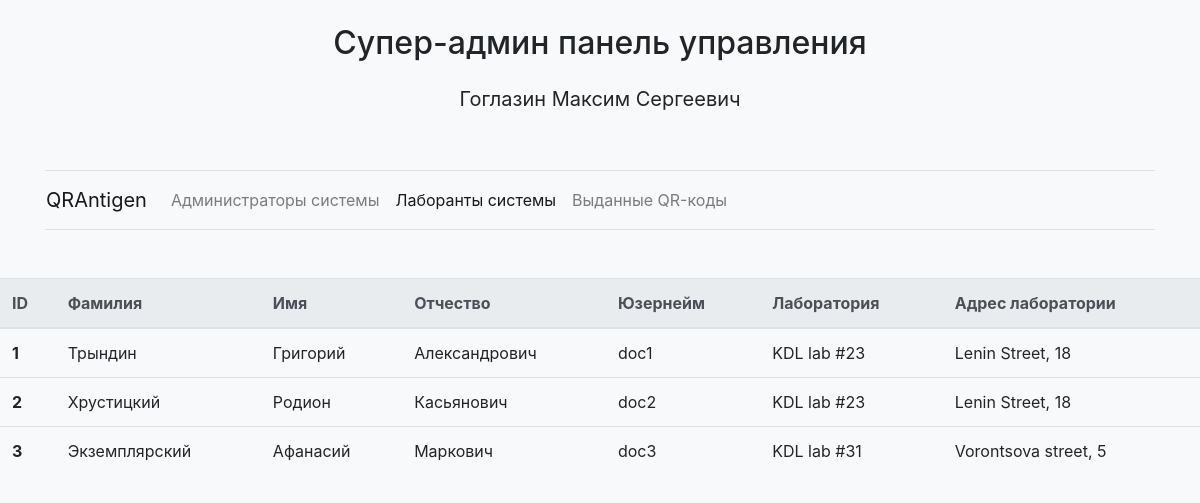
Page /superadmin/doctors on the committed database.
### models.py (models this page shows, shortened)
class SuperAdmin(db.Model):
    id = db.Column(db.Integer, primary_key=True)
    username = db.Column(db.String(64), index=True, unique=True)
    password_hash = db.Column(db.String(128))
    first_name = db.Column(db.String(64), index=True)
    last_name = db.Column(db.String(64), index=True)
    patronymic = db.Column(db.String(64), index=True)
    privileged_admins = db.relationship('Admin', backref='privileged_by', lazy='dynamic')

class Doctor(db.Model):
    id = db.Column(db.Integer, primary_key=True)
    username = db.Column(db.String(64), index=True, unique=True)
    password_hash = db.Column(db.String(128))
    first_name = db.Column(db.String(64), index=True)
    last_name = db.Column(db.String(64), index=True)
    patronymic = db.Column(db.String(64), index=True)
    laboratory_id = db.Column(db.Integer, db.ForeignKey('laboratory.id'))
    passes = db.relationship('Pass', backref='doctor', lazy='dynamic')
    privileged_by_id = db.Column(db.Integer, db.ForeignKey('admin.id'))

class Laboratory(db.Model):
    id = db.Column(db.Integer, primary_key=True)
    lab_name = db.Column(db.String(64), index=True)
    address = db.Column(db.String(64), index=True)
    person_first_name = db.Column(db.String(64), index=True)
    person_last_name = db.Column(db.String(64), index=True)
    person_patronymic = db.Column(db.String(64), index=True)
    phone_number = db.Column(db.String(50))
    doctors = db.relationship('Doctor', backref='laboratory', lazy='dynamic')

### app.py (the view)
@app.route('/superadmin/doctors')
def superadmin_panel_doctors():
    data = []
    doctors = Doctor().query.all()
    for row in doctors:
        data_item = dict()
        data_item['id'] = row.id
        data_item['first_name'] = row.first_name
        data_item['last_name'] = row.last_name
        data_item['patronymic'] = row.patronymic
        data_item['username'] = row.username
        data_item['laboratory'] = row.laboratory.lab_name
        data_item['address'] = row.laboratory.address
        data.append(data_item)
    superadmin = SuperAdmin.query.get(1)
    return render_template('/superadmin/doctors.html', superadmin=superadmin, data=data)

### templates/superadmin/doctors.html
{% extends 'superadmin/base.html' %}
{% block nav %}
    <div class="navbar-nav">
        <a class="nav-item nav-link" href="/superadmin/admins">Администраторы системы</a>
        <a class="nav-item nav-link active" href="/superadmin/doctors">Лаборанты системы</a>
        <a class="nav-item nav-link" href="/superadmin/passes">Выданные QR-коды</a>
    </div>
{% endblock %}
{% block content %}
    <table class="table mt-5">
        <thead class="thead-light">
        <tr>
            <th scope="col">ID</th>
            <th scope="col">Фамилия</th>
            <th scope="col">Имя</th>
            <th scope="col">Отчество</th>
            <th scope="col">Юзернейм</th>
            <th scope="col">Лаборатория</th>
            <th scope="col">Адрес лаборатории</th>
        </tr>
        </thead>
        <tbody>
        {% for row in data %}
            <tr>
                <th scope="row">{{ row['id'] }}</th>
                <td>{{ row['last_name'] }}</td>
                <td>{{ row['first_name'] }}</td>
                <td>{{ row['patronymic'] }}</td>
                <td>{{ row['username'] }}</td>
                <td>{{ row['laboratory'] }}</td>
                <td>{{ row['address'] }}</td>
            </tr>
        {% endfor %}
        </tbody>
    </table>
{% endblock %}

### templates/superadmin/base.html (shortened to what this page needs)
<!doctype html>
<html lang="en">
<head>
    <link rel="stylesheet" href="{{ url_for('static', filename='css/bootstrap.min.css') }}">
    <link rel="stylesheet" href="{{ url_for('static', filename='css/admin_panel.css') }}">
</head>
<body class="bg-light">
<div class="container">
    <div class="py-4 text-center">
        <h2>Супер-админ панель управления</h2>
        <br>
        <p class="lead" style="margin-top: -10px"><b>{{ superadmin['last_name'] + ' ' + superadmin['first_name'] + ' ' + superadmin['patronymic'] }}</b></p>
    </div>
    <hr>
    <div class="nav-menu">
        <div class="row">
            <nav class="navbar navbar-light navbar-expand-lg col-md-12">
                <a class="navbar-brand">QRAntigen</a>
                <div class="collapse navbar-collapse" id="navbarNavAltMarkup">
                    {% block nav %}{% endblock %}
                </div>
            </nav>
        </div>
    </div>
    <hr>
</div>
<div class="content">
    {% block content %}{% endblock %}
</div>
</body>
</html>

### static/css/admin_panel.css (style rules this page uses)
.nav-menu { margin-top: -15px; margin-bottom: -15px; }
a.navbar-brand { cursor: default; }

### rows in the picture
SuperAdmin: last_name+first_name+patronymic "Гоглазин Максим Сергеевич"
Doctor: last_name "Трындин", first_name "Григорий", patronymic "Александрович", username "doc1"
Laboratory: laboratory "KDL lab #23" "KDL lab #23", address "Lenin Street, 18" "Lenin Street, 18"
Doctor: last_name "Хрустицкий", first_name "Родион", patronymic "Касьянович", username "doc2"
Doctor: last_name "Экземплярский", first_name "Афанасий", patronymic "Маркович", username "doc3"
Laboratory: laboratory "KDL lab #31", address "Vorontsova street, 5"

### other values in the picture
{{ row['id'] }} "1" "2" "3"
